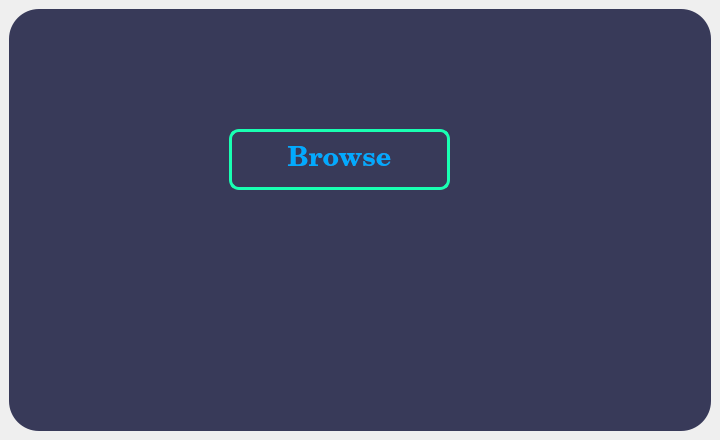
<?xml version="1.0" encoding="UTF-8"?>
<ui version="4.0">
 <class>MainWindow</class>
 <widget class="QMainWindow" name="MainWindow">
  <property name="geometry">
   <rect>
    <x>0</x>
    <y>0</y>
    <width>720</width>
    <height>440</height>
   </rect>
  </property>
  <property name="windowTitle">
   <string>PDF Filler</string>
  </property>
  <widget class="QWidget" name="centralwidget">
   <layout class="QVBoxLayout" name="verticalLayout">
    <item>
     <widget class="QFrame" name="frame">
      <property name="palette">
       <palette>
        <active>
         <colorrole role="WindowText">
          <brush brushstyle="SolidPattern">
           <color alpha="255">
            <red>255</red>
            <green>255</green>
            <blue>255</blue>
           </color>
          </brush>
         </colorrole>
         <colorrole role="Button">
          <brush brushstyle="SolidPattern">
           <color alpha="255">
            <red>56</red>
            <green>58</green>
            <blue>89</blue>
           </color>
          </brush>
         </colorrole>
         <colorrole role="Text">
          <brush brushstyle="SolidPattern">
           <color alpha="255">
            <red>255</red>
            <green>255</green>
            <blue>255</blue>
           </color>
          </brush>
         </colorrole>
         <colorrole role="ButtonText">
          <brush brushstyle="SolidPattern">
           <color alpha="255">
            <red>255</red>
            <green>255</green>
            <blue>255</blue>
           </color>
          </brush>
         </colorrole>
         <colorrole role="Base">
          <brush brushstyle="SolidPattern">
           <color alpha="255">
            <red>56</red>
            <green>58</green>
            <blue>89</blue>
           </color>
          </brush>
         </colorrole>
         <colorrole role="Window">
          <brush brushstyle="SolidPattern">
           <color alpha="255">
            <red>56</red>
            <green>58</green>
            <blue>89</blue>
           </color>
          </brush>
         </colorrole>
         <colorrole role="PlaceholderText">
          <brush brushstyle="NoBrush">
           <color alpha="128">
            <red>0</red>
            <green>0</green>
            <blue>0</blue>
           </color>
          </brush>
         </colorrole>
        </active>
        <inactive>
         <colorrole role="WindowText">
          <brush brushstyle="SolidPattern">
           <color alpha="255">
            <red>255</red>
            <green>255</green>
            <blue>255</blue>
           </color>
          </brush>
         </colorrole>
         <colorrole role="Button">
          <brush brushstyle="SolidPattern">
           <color alpha="255">
            <red>56</red>
            <green>58</green>
            <blue>89</blue>
           </color>
          </brush>
         </colorrole>
         <colorrole role="Text">
          <brush brushstyle="SolidPattern">
           <color alpha="255">
            <red>255</red>
            <green>255</green>
            <blue>255</blue>
           </color>
          </brush>
         </colorrole>
         <colorrole role="ButtonText">
          <brush brushstyle="SolidPattern">
           <color alpha="255">
            <red>255</red>
            <green>255</green>
            <blue>255</blue>
           </color>
          </brush>
         </colorrole>
         <colorrole role="Base">
          <brush brushstyle="SolidPattern">
           <color alpha="255">
            <red>56</red>
            <green>58</green>
            <blue>89</blue>
           </color>
          </brush>
         </colorrole>
         <colorrole role="Window">
          <brush brushstyle="SolidPattern">
           <color alpha="255">
            <red>56</red>
            <green>58</green>
            <blue>89</blue>
           </color>
          </brush>
         </colorrole>
         <colorrole role="PlaceholderText">
          <brush brushstyle="NoBrush">
           <color alpha="128">
            <red>255</red>
            <green>255</green>
            <blue>255</blue>
           </color>
          </brush>
         </colorrole>
        </inactive>
        <disabled>
         <colorrole role="WindowText">
          <brush brushstyle="SolidPattern">
           <color alpha="255">
            <red>255</red>
            <green>255</green>
            <blue>255</blue>
           </color>
          </brush>
         </colorrole>
         <colorrole role="Button">
          <brush brushstyle="SolidPattern">
           <color alpha="255">
            <red>56</red>
            <green>58</green>
            <blue>89</blue>
           </color>
          </brush>
         </colorrole>
         <colorrole role="Text">
          <brush brushstyle="SolidPattern">
           <color alpha="255">
            <red>255</red>
            <green>255</green>
            <blue>255</blue>
           </color>
          </brush>
         </colorrole>
         <colorrole role="ButtonText">
          <brush brushstyle="SolidPattern">
           <color alpha="255">
            <red>255</red>
            <green>255</green>
            <blue>255</blue>
           </color>
          </brush>
         </colorrole>
         <colorrole role="Base">
          <brush brushstyle="SolidPattern">
           <color alpha="255">
            <red>56</red>
            <green>58</green>
            <blue>89</blue>
           </color>
          </brush>
         </colorrole>
         <colorrole role="Window">
          <brush brushstyle="SolidPattern">
           <color alpha="255">
            <red>56</red>
            <green>58</green>
            <blue>89</blue>
           </color>
          </brush>
         </colorrole>
         <colorrole role="PlaceholderText">
          <brush brushstyle="NoBrush">
           <color alpha="128">
            <red>0</red>
            <green>0</green>
            <blue>0</blue>
           </color>
          </brush>
         </colorrole>
        </disabled>
       </palette>
      </property>
      <property name="font">
       <font>
        <pointsize>20</pointsize>
        <weight>75</weight>
        <bold>true</bold>
       </font>
      </property>
      <property name="styleSheet">
       <string notr="true">QFrame{
	background-color: rgb(56, 58, 89);
	color: rgb(255, 255, 255);
	border-radius:30px;
}</string>
      </property>
      <property name="frameShape">
       <enum>QFrame::StyledPanel</enum>
      </property>
      <property name="frameShadow">
       <enum>QFrame::Raised</enum>
      </property>
      <widget class="QLabel" name="photo">
       <property name="geometry">
        <rect>
         <x>300</x>
         <y>40</y>
         <width>61</width>
         <height>61</height>
        </rect>
       </property>
       <property name="text">
        <string/>
       </property>
       <property name="pixmap">
        <pixmap>upload2.png</pixmap>
       </property>
       <property name="scaledContents">
        <bool>true</bool>
       </property>
      </widget>
      <widget class="QPushButton" name="button1">
       <property name="geometry">
        <rect>
         <x>220</x>
         <y>120</y>
         <width>221</width>
         <height>61</height>
        </rect>
       </property>
       <property name="palette">
        <palette>
         <active>
          <colorrole role="WindowText">
           <brush brushstyle="SolidPattern">
            <color alpha="255">
             <red>0</red>
             <green>170</green>
             <blue>255</blue>
            </color>
           </brush>
          </colorrole>
          <colorrole role="Button">
           <brush brushstyle="SolidPattern">
            <color alpha="255">
             <red>56</red>
             <green>58</green>
             <blue>89</blue>
            </color>
           </brush>
          </colorrole>
          <colorrole role="Text">
           <brush brushstyle="SolidPattern">
            <color alpha="255">
             <red>0</red>
             <green>170</green>
             <blue>255</blue>
            </color>
           </brush>
          </colorrole>
          <colorrole role="ButtonText">
           <brush brushstyle="SolidPattern">
            <color alpha="255">
             <red>0</red>
             <green>170</green>
             <blue>255</blue>
            </color>
           </brush>
          </colorrole>
          <colorrole role="Base">
           <brush brushstyle="SolidPattern">
            <color alpha="255">
             <red>56</red>
             <green>58</green>
             <blue>89</blue>
            </color>
           </brush>
          </colorrole>
          <colorrole role="Window">
           <brush brushstyle="SolidPattern">
            <color alpha="255">
             <red>56</red>
             <green>58</green>
             <blue>89</blue>
            </color>
           </brush>
          </colorrole>
          <colorrole role="PlaceholderText">
           <brush brushstyle="NoBrush">
            <color alpha="128">
             <red>0</red>
             <green>170</green>
             <blue>255</blue>
            </color>
           </brush>
          </colorrole>
         </active>
         <inactive>
          <colorrole role="WindowText">
           <brush brushstyle="SolidPattern">
            <color alpha="255">
             <red>0</red>
             <green>170</green>
             <blue>255</blue>
            </color>
           </brush>
          </colorrole>
          <colorrole role="Button">
           <brush brushstyle="SolidPattern">
            <color alpha="255">
             <red>56</red>
             <green>58</green>
             <blue>89</blue>
            </color>
           </brush>
          </colorrole>
          <colorrole role="Text">
           <brush brushstyle="SolidPattern">
            <color alpha="255">
             <red>0</red>
             <green>170</green>
             <blue>255</blue>
            </color>
           </brush>
          </colorrole>
          <colorrole role="ButtonText">
           <brush brushstyle="SolidPattern">
            <color alpha="255">
             <red>0</red>
             <green>170</green>
             <blue>255</blue>
            </color>
           </brush>
          </colorrole>
          <colorrole role="Base">
           <brush brushstyle="SolidPattern">
            <color alpha="255">
             <red>56</red>
             <green>58</green>
             <blue>89</blue>
            </color>
           </brush>
          </colorrole>
          <colorrole role="Window">
           <brush brushstyle="SolidPattern">
            <color alpha="255">
             <red>56</red>
             <green>58</green>
             <blue>89</blue>
            </color>
           </brush>
          </colorrole>
          <colorrole role="PlaceholderText">
           <brush brushstyle="NoBrush">
            <color alpha="128">
             <red>0</red>
             <green>170</green>
             <blue>255</blue>
            </color>
           </brush>
          </colorrole>
         </inactive>
         <disabled>
          <colorrole role="WindowText">
           <brush brushstyle="SolidPattern">
            <color alpha="255">
             <red>0</red>
             <green>170</green>
             <blue>255</blue>
            </color>
           </brush>
          </colorrole>
          <colorrole role="Button">
           <brush brushstyle="SolidPattern">
            <color alpha="255">
             <red>56</red>
             <green>58</green>
             <blue>89</blue>
            </color>
           </brush>
          </colorrole>
          <colorrole role="Text">
           <brush brushstyle="SolidPattern">
            <color alpha="255">
             <red>0</red>
             <green>170</green>
             <blue>255</blue>
            </color>
           </brush>
          </colorrole>
          <colorrole role="ButtonText">
           <brush brushstyle="SolidPattern">
            <color alpha="255">
             <red>0</red>
             <green>170</green>
             <blue>255</blue>
            </color>
           </brush>
          </colorrole>
          <colorrole role="Base">
           <brush brushstyle="SolidPattern">
            <color alpha="255">
             <red>56</red>
             <green>58</green>
             <blue>89</blue>
            </color>
           </brush>
          </colorrole>
          <colorrole role="Window">
           <brush brushstyle="SolidPattern">
            <color alpha="255">
             <red>56</red>
             <green>58</green>
             <blue>89</blue>
            </color>
           </brush>
          </colorrole>
          <colorrole role="PlaceholderText">
           <brush brushstyle="NoBrush">
            <color alpha="128">
             <red>0</red>
             <green>170</green>
             <blue>255</blue>
            </color>
           </brush>
          </colorrole>
         </disabled>
        </palette>
       </property>
       <property name="font">
        <font>
         <family>Century</family>
         <pointsize>20</pointsize>
         <weight>75</weight>
         <bold>true</bold>
        </font>
       </property>
       <property name="styleSheet">
        <string notr="true">QPushButton{
	background-color: rgb(56, 58, 89);
	color: rgb(0, 170, 255);
	border-radius:10px;
	border: 3px solid #19ffb2;
}

</string>
       </property>
       <property name="text">
        <string>Browse</string>
       </property>
      </widget>
     </widget>
    </item>
   </layout>
  </widget>
 </widget>
 <resources/>
 <connections/>
</ui>
